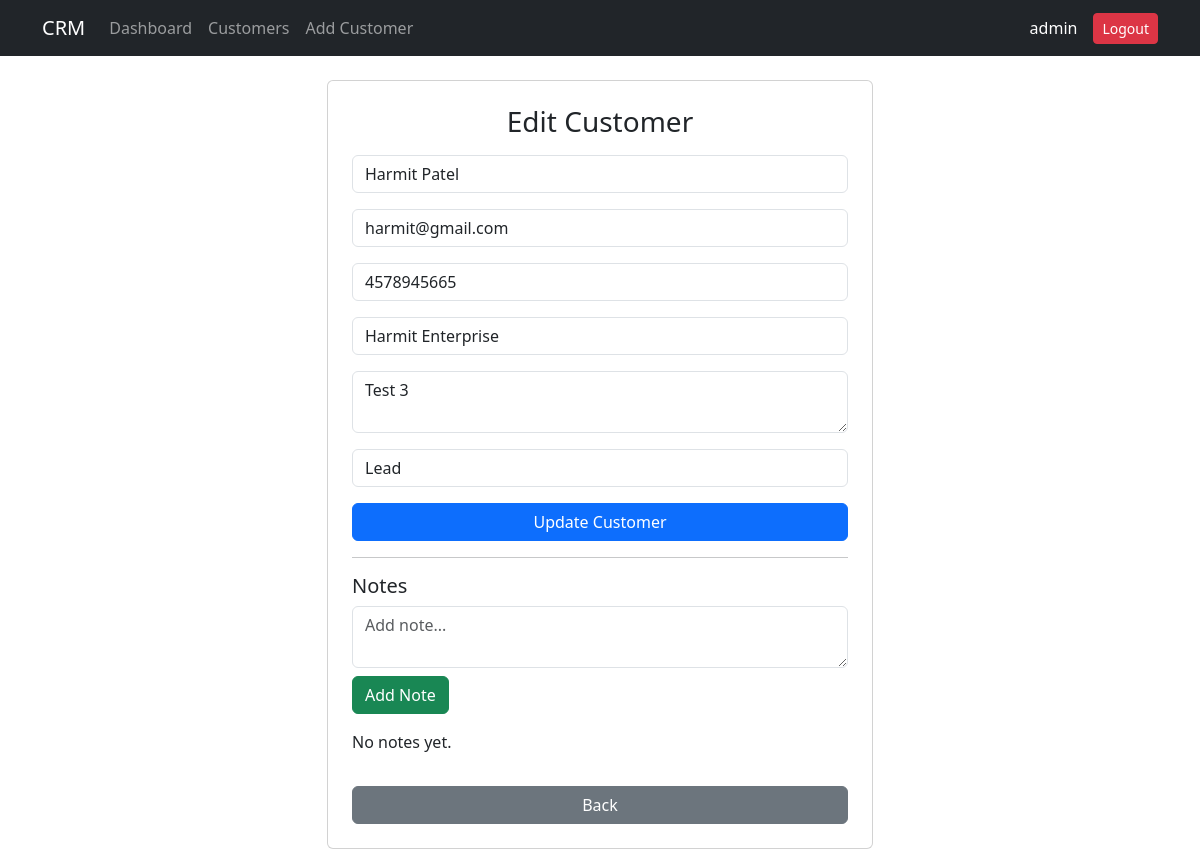
Screenshot of /edit_customer/5 (signed in) with the database file from the repository.
### tables this page shows
CREATE TABLE customers (
            id INTEGER PRIMARY KEY AUTOINCREMENT,
            name TEXT,
            email TEXT,
            phone TEXT,
            company TEXT,
            notes TEXT,
            status TEXT
        );

### app.py (the view, shortened to what this page needs)
@app.route('/edit_customer/<int:id>', methods=['GET', 'POST'])
def edit_customer(id):
    if 'user' not in session:
        return redirect(url_for('login'))
    conn = get_db_connection()
    customer = conn.execute(
        'SELECT * FROM customers WHERE id = ?',
        (id,)
    ).fetchone()
    notes = conn.execute(
        'SELECT * FROM notes WHERE customer_id = ? ORDER BY created_at DESC',
        (id,)
    ).fetchall()
    conn.close()
    return render_template(
        'edit_customer.html',
        customer=customer,
        notes=notes
    )

### app.py (called while the page is built)
def get_db_connection():
    conn = sqlite3.connect('database.db')
    conn.row_factory = sqlite3.Row
    return conn

### templates/edit_customer.html (shortened to what this page needs)
{% extends 'base.html' %}
{% block content %}
<div class="row justify-content-center">
    <div class="col-md-6">
        <div class="card p-4">
            <h3 class="text-center mb-3">Edit Customer</h3>
            <form method="POST">
                <input type="text" name="name" class="form-control mb-3"
                       value="{{ customer['name'] }}" placeholder="Name">
                <input type="email" name="email" class="form-control mb-3"
                       value="{{ customer['email'] }}" placeholder="Email">
                <input type="text" name="phone" class="form-control mb-3"
                       value="{{ customer['phone'] }}" placeholder="Phone">
                <input type="text" name="company" class="form-control mb-3"
                       value="{{ customer['company'] }}" placeholder="Company">
                <textarea name="notes" class="form-control mb-3"
                          placeholder="Notes">{{ customer['notes'] }}</textarea>
                <select name="status" class="form-control mb-3">
                    <option value="Lead" {% if customer['status'] == 'Lead' %}selected{% endif %}>Lead</option>
                </select>
                <button class="btn btn-primary w-100">Update Customer</button>
            </form>
                            <hr>
                <h5>Notes</h5>
                <form method="POST" action="/add_note/{{ customer['id'] }}">
                    <textarea name="content" class="form-control mb-2" placeholder="Add note..."></textarea>
                    <button class="btn btn-success mb-3">Add Note</button>
                </form>
                {% if notes %}
                    <ul class="list-group">
                        {% for note in notes %}
                            <li class="list-group-item">
                                {{ note['content'] }}
                                <br>
                                <small class="text-muted">{{ note['created_at'] }}</small>
                            </li>
                        {% endfor %}
                    </ul>
                {% else %}
                    <p>No notes yet.</p>
                {% endif %}
            <a href="/customers" class="btn btn-secondary mt-3">Back</a>
        </div>
    </div>
</div>
{% endblock %}

### rows the page displays
customers: name "Harmit Patel", email "harmit@gmail.com", phone "4578945665", company "Harmit Enterprise", notes "Test 3", status "Lead"

### other values shown
{{ session['user'] }} "admin"
